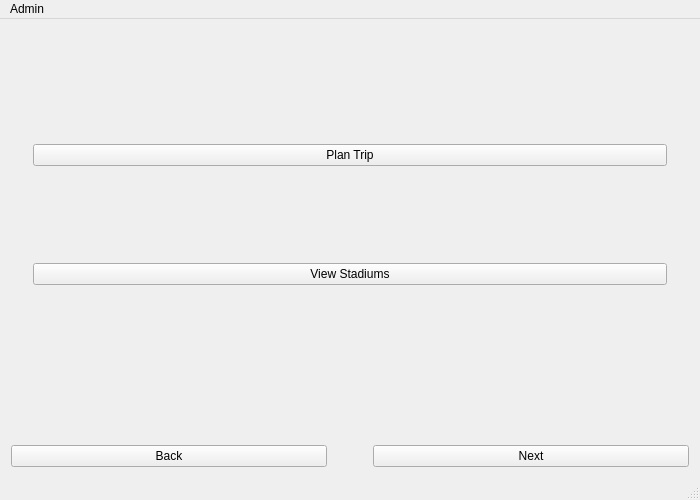
<?xml version="1.0" encoding="UTF-8"?>
<ui version="4.0">
 <class>MainWindow</class>
 <widget class="QMainWindow" name="MainWindow">
  <property name="geometry">
   <rect>
    <x>0</x>
    <y>0</y>
    <width>700</width>
    <height>500</height>
   </rect>
  </property>
  <property name="windowTitle">
   <string>MainWindow</string>
  </property>
  <widget class="QWidget" name="mainwindow_mainWidget">
   <layout class="QVBoxLayout" name="verticalLayout_2">
    <item>
     <widget class="QStackedWidget" name="mainwindow_stackedWidget">
      <property name="currentIndex">
       <number>0</number>
      </property>
      <widget class="QWidget" name="page">
       <layout class="QGridLayout" name="gridLayout">
        <item row="0" column="0">
         <widget class="QFrame" name="verticalFrame">
          <layout class="QVBoxLayout" name="verticalLayout">
           <item>
            <spacer name="verticalSpacer_2">
             <property name="orientation">
              <enum>Qt::Vertical</enum>
             </property>
             <property name="sizeHint" stdset="0">
              <size>
               <width>20</width>
               <height>40</height>
              </size>
             </property>
            </spacer>
           </item>
           <item>
            <widget class="QPushButton" name="mainwindow_pushButton_planTrip">
             <property name="text">
              <string>Plan Trip</string>
             </property>
            </widget>
           </item>
           <item>
            <spacer name="verticalSpacer_4">
             <property name="orientation">
              <enum>Qt::Vertical</enum>
             </property>
             <property name="sizeHint" stdset="0">
              <size>
               <width>20</width>
               <height>40</height>
              </size>
             </property>
            </spacer>
           </item>
           <item>
            <widget class="QPushButton" name="mainwindow_pushButton_viewStadiums">
             <property name="text">
              <string>View Stadiums</string>
             </property>
            </widget>
           </item>
           <item>
            <spacer name="verticalSpacer_3">
             <property name="orientation">
              <enum>Qt::Vertical</enum>
             </property>
             <property name="sizeHint" stdset="0">
              <size>
               <width>20</width>
               <height>40</height>
              </size>
             </property>
            </spacer>
           </item>
          </layout>
         </widget>
        </item>
       </layout>
      </widget>
      <widget class="QWidget" name="page_2"/>
     </widget>
    </item>
    <item>
     <spacer name="verticalSpacer">
      <property name="orientation">
       <enum>Qt::Vertical</enum>
      </property>
      <property name="sizeType">
       <enum>QSizePolicy::Minimum</enum>
      </property>
      <property name="sizeHint" stdset="0">
       <size>
        <width>20</width>
        <height>40</height>
       </size>
      </property>
     </spacer>
    </item>
    <item>
     <layout class="QHBoxLayout" name="horizontalLayout">
      <item>
       <widget class="QPushButton" name="mainwindow_pushButton_back">
        <property name="text">
         <string>Back</string>
        </property>
       </widget>
      </item>
      <item>
       <spacer name="mainwindow_horizontalSpacer_buttons">
        <property name="orientation">
         <enum>Qt::Horizontal</enum>
        </property>
        <property name="sizeType">
         <enum>QSizePolicy::Preferred</enum>
        </property>
        <property name="sizeHint" stdset="0">
         <size>
          <width>40</width>
          <height>20</height>
         </size>
        </property>
       </spacer>
      </item>
      <item>
       <widget class="QPushButton" name="mainwindow_pushButton_next">
        <property name="text">
         <string>Next</string>
        </property>
       </widget>
      </item>
     </layout>
    </item>
   </layout>
  </widget>
  <widget class="QMenuBar" name="menuBar">
   <property name="geometry">
    <rect>
     <x>0</x>
     <y>0</y>
     <width>700</width>
     <height>19</height>
    </rect>
   </property>
   <widget class="QMenu" name="menuAdmin">
    <property name="title">
     <string>Admin</string>
    </property>
    <addaction name="actionLogin"/>
    <addaction name="actionLogout"/>
    <addaction name="separator"/>
    <addaction name="actionAdd_new_stadium"/>
   </widget>
   <addaction name="menuAdmin"/>
  </widget>
  <widget class="QStatusBar" name="statusBar"/>
  <action name="actionLogin">
   <property name="text">
    <string>Login</string>
   </property>
  </action>
  <action name="actionLogout">
   <property name="text">
    <string>Logout</string>
   </property>
  </action>
  <action name="actionAdd_new_stadium">
   <property name="text">
    <string>Update Stadiums </string>
   </property>
  </action>
 </widget>
 <layoutdefault spacing="6" margin="11"/>
 <resources/>
 <connections/>
</ui>
